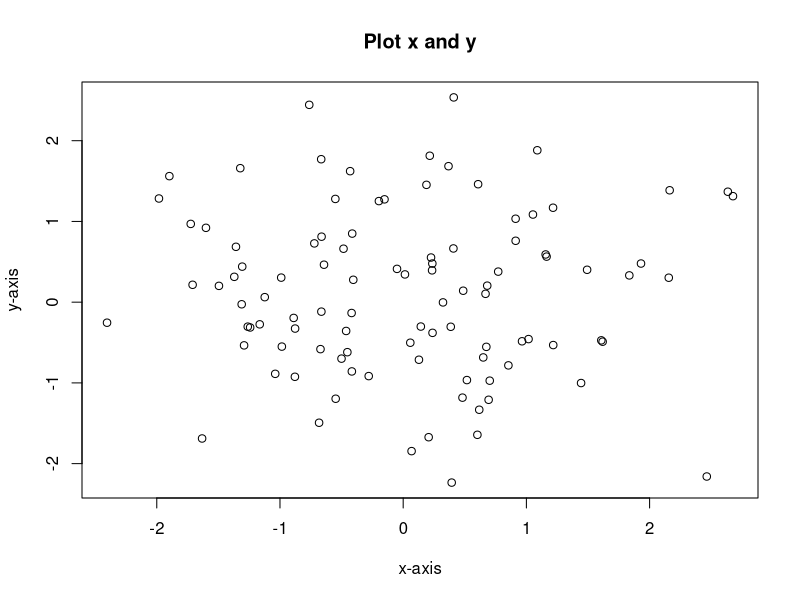
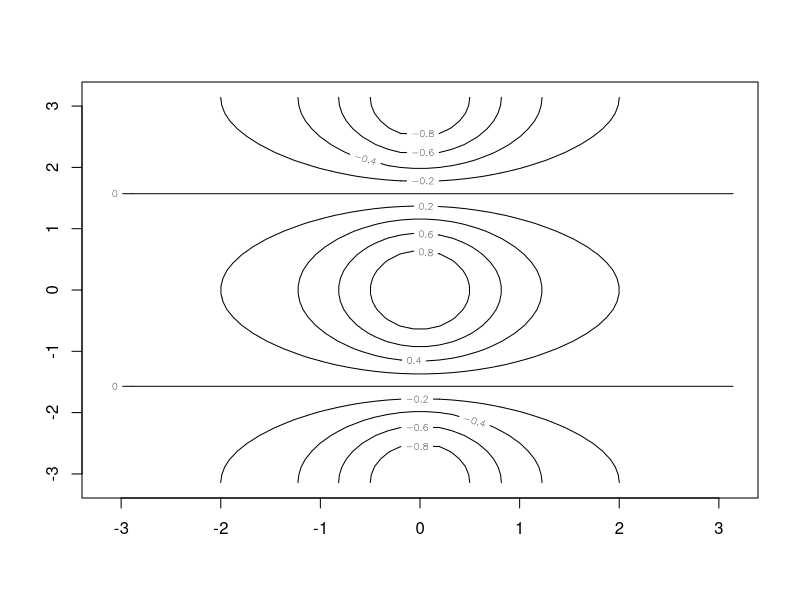
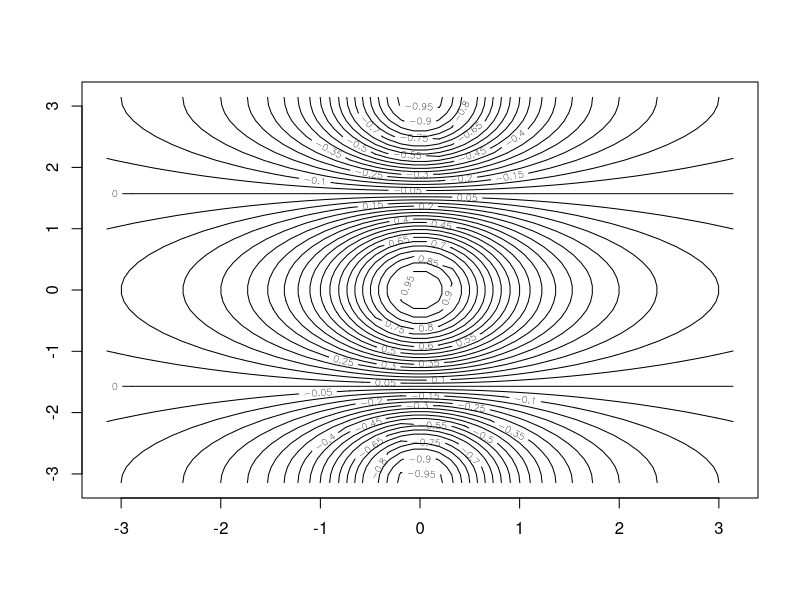
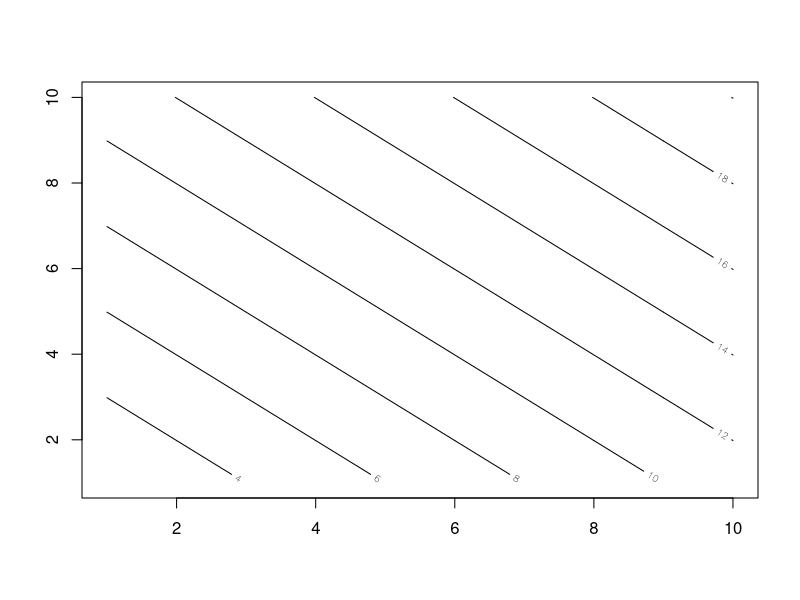
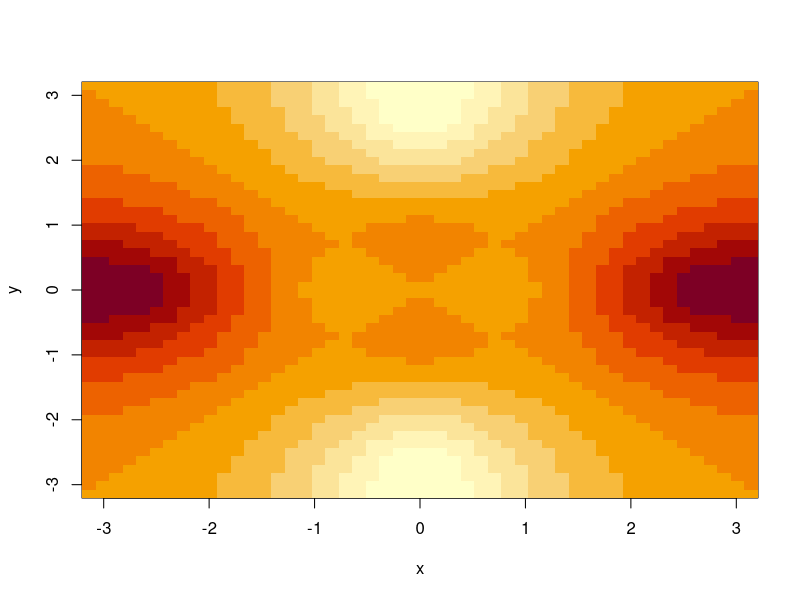
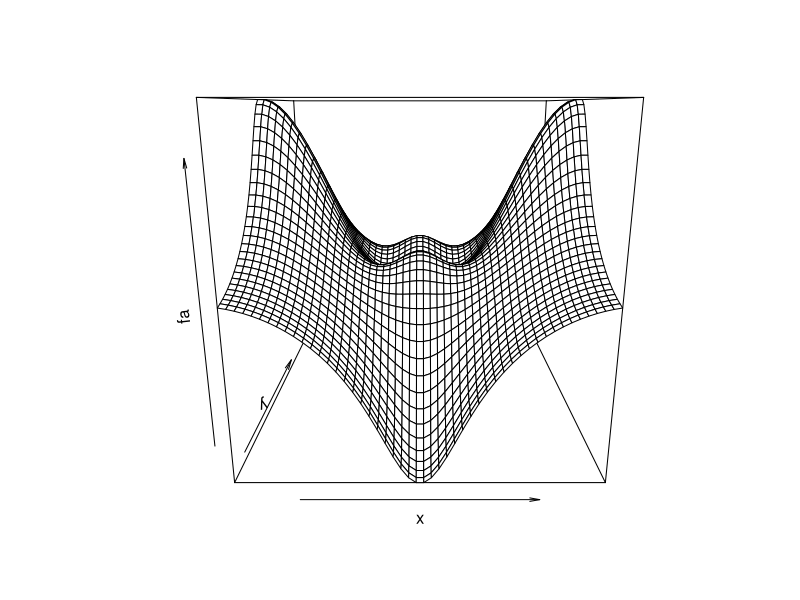
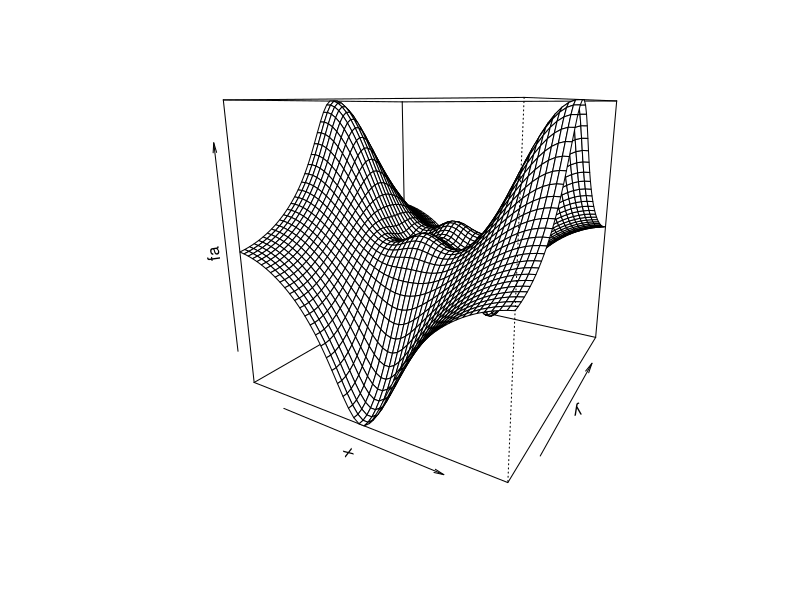

These figures' R source, in order:
## ---- chunk 1
x <- c(1, 3, 2)
x
## ---- chunk 2
y = c(1, 4, 3)
y
## ---- chunk 3
length(x)
length(y)
## ---- chunk 4
x+y
## ---- chunk 5
ls()

rm(x, y)
## ---- chunk 6
rm(list=ls())
## ---- chunk 7
x <- matrix(data = c(1, 2, 3, 4), nrow = 2, ncol = 2)

matrix(data = c(1, 2, 3, 4), nrow = 2, ncol = 2, byrow=TRUE)

sqrt(x)
## ---- chunk 8
x = rnorm(50)
y = x + rnorm(50, mean=50, sd = .1)

cor(x, y)
## ---- chunk 9
set.seed(1303)
rnorm(50)
## ---- chunk 10
set.seed(3)

y = rnorm(100)

mean(y)

var(y)

sqrt(var(y))

sd(y)
## ---- chunk 11
x = rnorm(100)
y = rnorm(100)

plot(x, y,
     xlab = 'x-axis', ylab = 'y-axis', main = 'Plot x and y')
## ---- chunk 12
x = seq(1, 10)
x
x = 1:10
x

x = seq(-pi, pi, length=50)
x
## ---- chunk 13
y = x
f = outer(x, y, function(x,y) cos(y) / (1+x^2))
contour(x,y,f)

contour(x, y, f, nlevels = 45)
## ---- chunk 14
x = 1:10
y = x
f_simple = outer(x, y, function(x,y) x+y)

contour(x, y, f_simple)
## ---- chunk 15
x = seq(-pi, pi, length=50)
y = x
fa <- (f - t(f)) / 2
image(x, y, fa)

persp(x, y, fa)
persp(x, y, fa, theta=30) # phi=20
## ---- chunk 16
A = matrix(1:16, 4, 4)

A
## ---- chunk 17
A[1,1]

A[c(1, 3), c(3, 4)]

A[1,]
A[,1]

dim(A)
## ---- chunk 18

